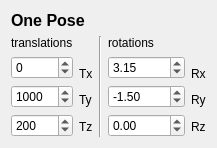
           <widget class="QWidget" name="Pagina_OnePose">
            <attribute name="title">
             <string>Pose</string>
            </attribute>
            <layout class="QGridLayout" name="gridLayout_2">
             <item row="0" column="0">
              <layout class="QVBoxLayout" name="OnePose_Layout1">
               <item>
                <widget class="QLabel" name="label15">
                 <property name="font">
                  <font>
                   <pointsize>12</pointsize>
                   <weight>75</weight>
                   <bold>true</bold>
                  </font>
                 </property>
                 <property name="text">
                  <string>One Pose</string>
                 </property>
                </widget>
               </item>
               <item>
                <layout class="QHBoxLayout" name="OnePose_Layout2">
                 <item>
                  <layout class="QHBoxLayout" name="OnePose_Layout3">
                   <item>
                    <layout class="QVBoxLayout" name="OnePose_Layout5">
                     <item>
                      <widget class="QLabel" name="label9">
                       <property name="text">
                        <string>translations</string>
                       </property>
                      </widget>
                     </item>
                     <item>
                      <widget class="QSpinBox" name="poseTX">
                       <property name="minimum">
                        <number>-5000</number>
                       </property>
                       <property name="maximum">
                        <number>5000</number>
                       </property>
                      </widget>
                     </item>
                     <item>
                      <widget class="QSpinBox" name="poseTY">
                       <property name="minimum">
                        <number>-5000</number>
                       </property>
                       <property name="maximum">
                        <number>5000</number>
                       </property>
                       <property name="value">
                        <number>1000</number>
                       </property>
                      </widget>
                     </item>
                     <item>
                      <widget class="QSpinBox" name="poseTZ">
                       <property name="minimum">
                        <number>-5000</number>
                       </property>
                       <property name="maximum">
                        <number>5000</number>
                       </property>
                       <property name="value">
                        <number>200</number>
                       </property>
                      </widget>
                     </item>
                    </layout>
                   </item>
                   <item>
                    <layout class="QVBoxLayout" name="OnePose_Layout4">
                     <item>
                      <widget class="QLabel" name="label6">
                       <property name="text">
                        <string/>
                       </property>
                      </widget>
                     </item>
                     <item>
                      <widget class="QLabel" name="label5">
                       <property name="text">
                        <string>Tx</string>
                       </property>
                      </widget>
                     </item>
                     <item>
                      <widget class="QLabel" name="label7">
                       <property name="text">
                        <string>Ty</string>
                       </property>
                      </widget>
                     </item>
                     <item>
                      <widget class="QLabel" name="label8">
                       <property name="text">
                        <string>Tz</string>
                       </property>
                      </widget>
                     </item>
                    </layout>
                   </item>
                  </layout>
                 </item>
                 <item>
                  <widget class="Line" name="line2">
                   <property name="orientation">
                    <enum>Qt::Vertical</enum>
                   </property>
                  </widget>
                 </item>
                 <item>
                  <layout class="QHBoxLayout" name="OnePose_Layout6">
                   <item>
                    <layout class="QHBoxLayout" name="OnePose_Layout8">
                     <item>
                      <layout class="QVBoxLayout" name="OnePose_Layout9">
                       <item>
                        <widget class="QLabel" name="label14">
                         <property name="text">
                          <string>rotations</string>
                         </property>
                        </widget>
                       </item>
                       <item>
                        <widget class="QDoubleSpinBox" name="poseRX">
                         <property name="minimum">
                          <double>-3.150000000000000</double>
                         </property>
                         <property name="maximum">
                          <double>40000.000000000000000</double>
                         </property>
                         <property name="singleStep">
                          <double>5.000000000000000</double>
                         </property>
                         <property name="value">
                          <double>3.150000000000000</double>
                         </property>
                        </widget>
                       </item>
                       <item>
                        <widget class="QDoubleSpinBox" name="poseRY">
                         <property name="minimum">
                          <double>-3.150000000000000</double>
                         </property>
                         <property name="maximum">
                          <double>3.150000000000000</double>
                         </property>
                         <property name="singleStep">
                          <double>0.050000000000000</double>
                         </property>
                         <property name="value">
                          <double>-1.500000000000000</double>
                         </property>
                        </widget>
                       </item>
                       <item>
                        <widget class="QDoubleSpinBox" name="poseRZ">
                         <property name="minimum">
                          <double>-3.150000000000000</double>
                         </property>
                         <property name="maximum">
                          <double>3.150000000000000</double>
                         </property>
                         <property name="singleStep">
                          <double>0.050000000000000</double>
                         </property>
                        </widget>
                       </item>
                      </layout>
                     </item>
                    </layout>
                   </item>
                   <item>
                    <layout class="QVBoxLayout" name="OnePose_Layout7">
                     <item>
                      <widget class="QLabel" name="label11">
                       <property name="text">
                        <string/>
                       </property>
                      </widget>
                     </item>
                     <item>
                      <widget class="QLabel" name="label10">
                       <property name="text">
                        <string>Rx</string>
                       </property>
                      </widget>
                     </item>
                     <item>
                      <widget class="QLabel" name="label12">
                       <property name="text">
                        <string>Ry</string>
                       </property>
                      </widget>
                     </item>
                     <item>
                      <widget class="QLabel" name="label13">
                       <property name="text">
                        <string>Rz</string>
                       </property>
                      </widget>
                     </item>
                    </layout>
                   </item>
                  </layout>
                 </item>
                </layout>
               </item>
              </layout>
             </item>
            </layout>
           </widget>
